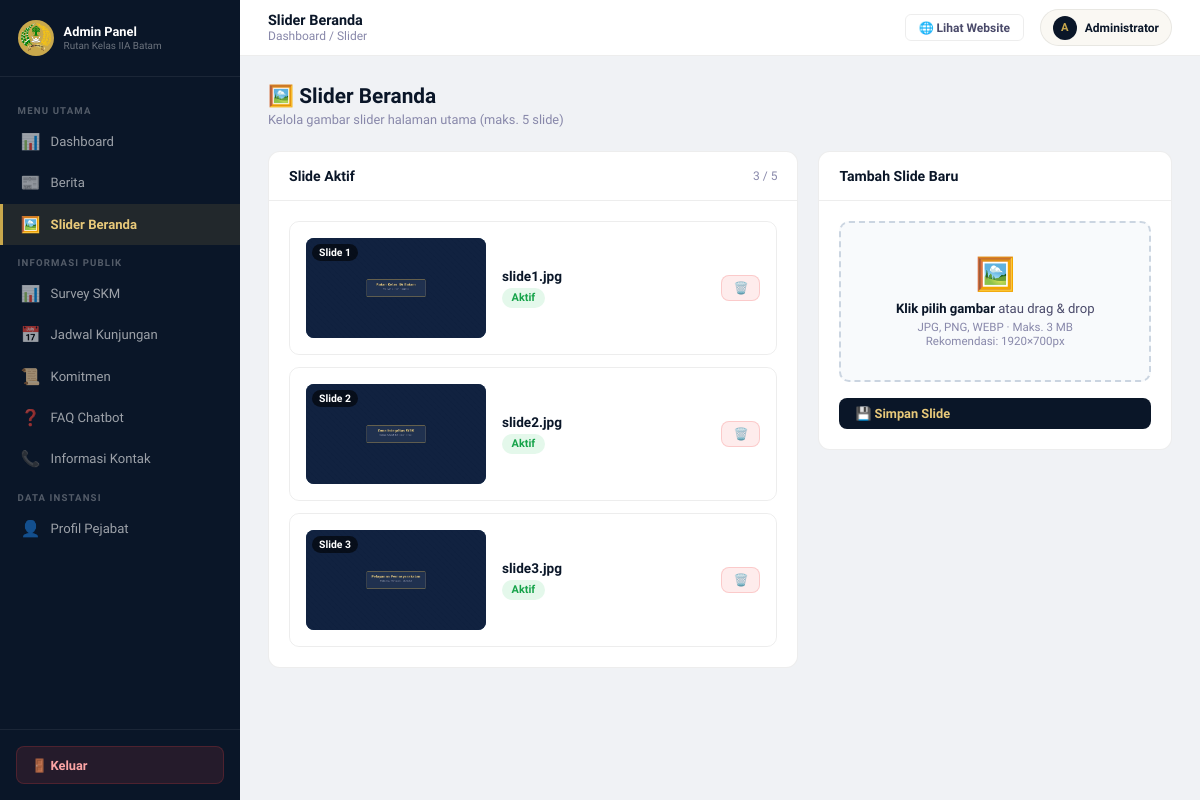
The app's page /admin/slider.php (signed in) with its own data.
### tables this page shows
CREATE TABLE `slider` (
  `id`      INT AUTO_INCREMENT PRIMARY KEY,
  `gambar`  VARCHAR(255) NOT NULL,
  `urutan`  TINYINT DEFAULT 0,
  `aktif`   TINYINT(1) DEFAULT 1
);

### admin/slider.php (the view, shortened to what this page needs)
<?php
$db = getDB(); $pesan=''; $tipePesan='success';
$slides = $db->query("SELECT * FROM slider WHERE aktif=1 ORDER BY urutan ASC")->fetchAll();
?>
<!DOCTYPE html><html lang="id"><head><meta charset="UTF-8"/><meta name="viewport" content="width=device-width,initial-scale=1.0"/>
<title>Slider – Admin Rutan</title><link rel="icon" type="image/png" href="../images/logo.png"/><link rel="stylesheet" href="css/admin.css"/>
<link href="https://fonts.googleapis.com/css2?family=Source+Sans+3:wght@400;600;700&display=swap" rel="stylesheet"/></head>
<body>
<div class="admin-layout">
<?php include __DIR__.'/includes/sidebar.php';?>
<div class="admin-main">
<header class="admin-topbar">
  <div class="topbar-left"><button class="sidebar-toggle" id="sidebarToggle">☰</button>
  <div><div class="topbar-page-title">Slider Beranda</div><div class="topbar-breadcrumb">Dashboard / Slider</div></div></div>
  <div class="topbar-right"><a href="../index.php" target="_blank" class="btn-view-site">🌐 Lihat Website</a>
  <div class="admin-user-chip"><div class="admin-user-avatar"><?=strtoupper(substr($_SESSION['admin_nama'],0,1))?></div>
  <div><div class="admin-user-name"><?=htmlspecialchars($_SESSION['admin_nama'])?></div></div></div></div>
</header>
<div class="admin-content">
<div class="admin-page-header">
  <div><div class="admin-page-title">🖼️ Slider Beranda</div><div class="admin-page-desc">Kelola gambar slider halaman utama (maks. 5 slide)</div></div>
</div>
<div style="display:grid;grid-template-columns:1.5fr 1fr;gap:1.25rem;align-items:start;">
  <div class="admin-card"><div class="admin-card-header"><div class="admin-card-title">Slide Aktif</div><span style="font-size:.75rem;color:var(--text-light);"><?=count($slides)?> / 5</span></div>
  <div class="admin-card-body" style="display:flex;flex-direction:column;gap:.75rem;">
    <?php foreach($slides as $i=>$s):
      $imgUrl = file_exists(__DIR__.'/../backend/uploads/slider/'.$s['gambar'])
        ? '../backend/uploads/slider/'.htmlspecialchars($s['gambar'])
        : '../images/'.htmlspecialchars($s['gambar']);
    ?>
    <div style="display:grid;grid-template-columns:180px 1fr auto;gap:1rem;align-items:center;padding:1rem;border:1px solid var(--border-soft);border-radius:10px;">
      <div style="position:relative;width:180px;height:100px;border-radius:8px;overflow:hidden;background:var(--navy-light);">
        <img src="<?=$imgUrl?>" style="width:100%;height:100%;object-fit:cover;" onerror="this.style.display='none'"/>
        <span style="position:absolute;top:6px;left:6px;background:rgba(0,0,0,.6);color:#fff;font-size:.65rem;font-weight:700;padding:2px 7px;border-radius:999px;">Slide <?=$i+1?></span>
      </div>
      <div>
        <div style="font-weight:700;font-size:.85rem;color:var(--navy);"><?=htmlspecialchars($s['gambar'])?></div>
        <span class="badge badge-publish" style="margin-top:4px;">Aktif</span>
      </div>
      <form method="POST" onsubmit="return confirm('Hapus slide ini?')">
        <button type="submit" class="btn btn-danger btn-sm">🗑️</button>
      </form>
    </div>
    <?php endforeach; if(empty($slides)):?>
    <div class="empty-state"><div class="empty-state-icon">🖼️</div><div class="empty-state-title">Belum ada slide</div></div>
    <?php endif;?>
  </div></div>
  <div class="admin-card"><div class="admin-card-header"><div class="admin-card-title">Tambah Slide Baru</div></div>
  <div class="admin-card-body">
    <?php if(count($slides)>=5):?>
    <div class="admin-alert alert-warning">⚠️ Maksimal 5 slide. Hapus slide lama sebelum menambah.</div>
    <?php else:?>
    <form method="POST" enctype="multipart/form-data">
      <div class="upload-area"><input type="file" name="gambar" accept="image/*" data-preview="prevSlide"/>
      <div class="upload-icon">🖼️</div><div class="upload-text"><strong>Klik pilih gambar</strong> atau drag & drop</div>
      <div class="upload-hint">JPG, PNG, WEBP · Maks. 3 MB<br/>Rekomendasi: 1920×700px</div></div>
      <button type="submit" class="btn btn-primary" style="width:100%;margin-top:1rem;">💾 Simpan Slide</button>
    </form>
    <?php endif;?>
  </div></div>
</div>
</div></div></div>
<script src="js/admin.js"></script></body></html>

### admin/css/admin.css (style rules this page uses)
*, *::before, *::after { box-sizing: border-box; margin: 0; padding: 0; }
:root { --navy: #0a1628; --navy-mid: #112240; --navy-light: #1a3a5c; --navy-hover: #162d4a; --gold: #c9a84c; --gold-light: #e8c97a; --gold-pale: #f5e9c8; --cream: #faf8f3; --white: #ffffff; --text-dark: #1a1a2e; --text-mid: #4a4a6a; --text-light: #8888aa; --border: rgba(201,168,76,0.2); --border-soft: rgba(0,0,0,0.07); --sidebar-w: 240px; --green: #22c55e; --red: #ef4444; --yellow: #f59e0b; --blue: #3b82f6; }
body { font-family: 'Source Sans 3', 'Segoe UI', sans-serif; font-size: 14px; color: var(--text-dark); background: #f0f2f5; min-height: 100vh; }
a { text-decoration: none; color: inherit; }
button { cursor: pointer; font-family: inherit; }
img { max-width: 100%; }
.admin-layout { display: flex; min-height: 100vh; }
.admin-main { margin-left: var(--sidebar-w); flex: 1; display: flex; flex-direction: column; min-height: 100vh; }
.admin-topbar { background: var(--white); border-bottom: 1px solid var(--border-soft); padding: 0 1.75rem; height: 56px; display: flex; align-items: center; justify-content: space-between; position: sticky; top: 0; z-index: 50; }
.topbar-left { display: flex; align-items: center; gap: 0.75rem; }
.topbar-page-title { font-size: 0.9rem; font-weight: 700; color: var(--navy); }
.topbar-breadcrumb { font-size: 0.75rem; color: var(--text-light); }
.topbar-right { display: flex; align-items: center; gap: 1rem; }
.admin-user-chip { display: flex; align-items: center; gap: 0.5rem; padding: 0.35rem 0.75rem; background: var(--cream); border-radius: 999px; border: 1px solid var(--border-soft); }
.admin-user-avatar { width: 24px; height: 24px; background: var(--navy); border-radius: 50%; display: flex; align-items: center; justify-content: center; color: var(--gold); font-size: 0.7rem; font-weight: 900; flex-shrink: 0; }
.admin-user-name { font-size: 0.75rem; font-weight: 700; color: var(--navy); }
.btn-view-site { display: inline-flex; align-items: center; gap: 5px; font-size: 0.75rem; font-weight: 700; color: var(--text-mid); padding: 0.35rem 0.8rem; border: 1px solid var(--border-soft); border-radius: 6px; background: none; transition: all 0.2s; }
.admin-content { padding: 1.75rem; flex: 1; }
.admin-page-header { margin-bottom: 1.5rem; display: flex; align-items: flex-start; justify-content: space-between; gap: 1rem; flex-wrap: wrap; }
.admin-page-title { font-size: 1.3rem; font-weight: 900; color: var(--navy); line-height: 1.2; }
.admin-page-desc { font-size: 0.8rem; color: var(--text-light); margin-top: 3px; }
.admin-card { background: var(--white); border-radius: 12px; border: 1px solid var(--border-soft); overflow: hidden; }
.admin-card-header { padding: 1rem 1.25rem; border-bottom: 1px solid var(--border-soft); display: flex; align-items: center; justify-content: space-between; gap: 0.75rem; flex-wrap: wrap; }
.admin-card-title { font-size: 0.88rem; font-weight: 800; color: var(--navy); }
.admin-card-body { padding: 1.25rem; }
.btn { display: inline-flex; align-items: center; gap: 6px; padding: 0.5rem 1rem; border-radius: 8px; font-size: 0.8rem; font-weight: 700; border: none; transition: all 0.2s; cursor: pointer; white-space: nowrap; }
.btn-primary { background: var(--navy); color: var(--gold-light); }
.btn-danger { background: rgba(239,68,68,0.1); color: #dc2626; border: 1px solid rgba(239,68,68,0.2); }
.btn-sm { padding: 0.3rem 0.7rem; font-size: 0.73rem; }
.upload-area { border: 2px dashed #cbd5e1; border-radius: 10px; padding: 2rem; text-align: center; cursor: pointer; transition: all 0.2s; background: #f8fafc; }
.upload-icon { font-size: 2rem; margin-bottom: 0.5rem; }
.upload-text { font-size: 0.82rem; color: var(--text-mid); }
.upload-text strong { color: var(--navy); }
.upload-hint { font-size: 0.72rem; color: var(--text-light); margin-top: 4px; }
.badge { display: inline-flex; align-items: center; padding: 0.2rem 0.6rem; border-radius: 999px; font-size: 0.68rem; font-weight: 700; }
.badge-publish { background: rgba(34,197,94,0.12); color: #16a34a; }

### records on screen
slider: gambar (picture), gambar "slide1.jpg"
slider: gambar (picture), gambar "slide2.jpg"
slider: gambar (picture), gambar "slide3.jpg"

### other values on screen
substr($_SESSION['admin_nama'],0,1) "A"
$_SESSION['admin_nama'] "Administrator"
count($slides) "3"
